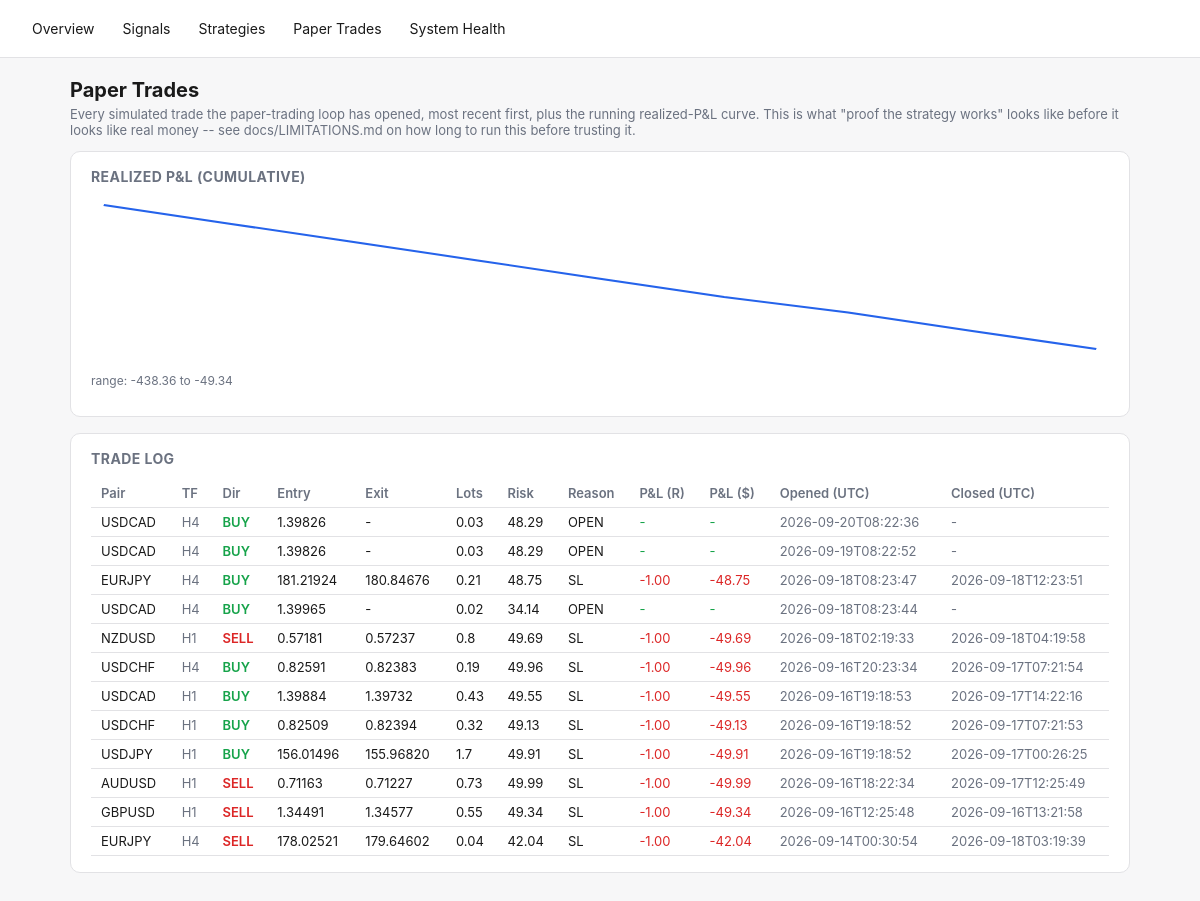
Screenshot of /paper-trades with the database file from the repository.
### tables this page shows
CREATE TABLE paper_trades (
    id INTEGER PRIMARY KEY AUTOINCREMENT,
    signal_id TEXT REFERENCES signals(id),
    pair TEXT NOT NULL,
    direction TEXT NOT NULL,
    entry_time TEXT NOT NULL,
    entry_price REAL NOT NULL,
    stop_loss REAL NOT NULL,
    take_profit REAL NOT NULL,
    lots REAL,                 -- position size at entry (fx_engine.position_sizing), if it could be computed
    risk_amount REAL,          -- dollar amount risked at entry, lots * stop_distance * pip_value
    exit_time TEXT,
    exit_price REAL,
    exit_reason TEXT,
    pnl_r REAL,
    pnl_amount REAL,           -- real dollar P&L = pnl_r * risk_amount (NULL if risk_amount unknown)
    created_at TEXT NOT NULL
, timeframe TEXT NOT NULL DEFAULT 'H4');

### fx_engine/dashboard.py (the view)
    @app.route("/paper-trades")
    def paper_trades_page():
        d = get_db()
        curve = d.paper_equity_curve()
        return render_template(
            "paper_trades.html", trades=d.recent_paper_trades(limit=200), curve=curve,
            svg_points=_equity_curve_svg_points(curve),
            curve_min=min((p["cumulative"] for p in curve), default=0.0),
            curve_max=max((p["cumulative"] for p in curve), default=0.0),
        )

### fx_engine/dashboard.py (called while the page is built)
def _equity_curve_svg_points(curve: list[dict], width: int = 640, height: int = 160, pad: int = 8) -> str:
    if len(curve) < 2:
        return ""
    values = [p["cumulative"] for p in curve]
    lo, hi = min(values), max(values)
    span = (hi - lo) or 1.0
    n = len(values)
    points = []
    for i, v in enumerate(values):
        x = pad + (i / (n - 1)) * (width - 2 * pad)
        y = pad + (1 - (v - lo) / span) * (height - 2 * pad)
        points.append(f"{x:.1f},{y:.1f}")
    return " ".join(points)

### fx_engine/db.py (called while the page is built)
    @contextmanager
    def _conn(self):
        conn = sqlite3.connect(self.path)
        conn.row_factory = sqlite3.Row
        try:
            yield conn
            conn.commit()
        finally:
            conn.close()

    def recent_paper_trades(self, limit: int = 100) -> list[dict]:
        with self._conn() as conn:
            rows = conn.execute(
                "SELECT * FROM paper_trades ORDER BY created_at DESC LIMIT ?", (limit,),
            ).fetchall()
        return [dict(r) for r in rows]

    def paper_equity_curve(self) -> list[dict]:
        with self._conn() as conn:
            rows = conn.execute(
                """SELECT exit_time, pnl_amount FROM paper_trades
                   WHERE exit_time IS NOT NULL AND pnl_amount IS NOT NULL
                   ORDER BY exit_time ASC"""
            ).fetchall()
        cumulative = 0.0
        curve = []
        for r in rows:
            cumulative += r["pnl_amount"]
            curve.append({"exit_time": r["exit_time"], "pnl_amount": r["pnl_amount"], "cumulative": cumulative})
        return curve

### fx_engine/templates/paper_trades.html (shortened to what this page needs)
{% extends "base.html" %}
{% block content %}
<h1>Paper Trades</h1>
<p class="lede">Every simulated trade the paper-trading loop has opened, most recent first, plus the running
realized-P&amp;L curve. This is what "proof the strategy works" looks like before it looks like real money -- see
docs/LIMITATIONS.md on how long to run this before trusting it.</p>
<div class="card">
  <h2>Realized P&amp;L (cumulative)</h2>
  {% if svg_points %}
  <svg viewBox="0 0 640 160" width="100%" height="160" preserveAspectRatio="none">
    <polyline points="{{ svg_points }}" fill="none" stroke="var(--accent)" stroke-width="2" />
  </svg>
  <p class="muted" style="font-size:12px;">range: {{ "%.2f"|format(curve_min) }} to {{ "%.2f"|format(curve_max) }}</p>
  {% else %}
  <p class="muted">Not enough closed trades yet for a curve (need at least 2).</p>
  {% endif %}
</div>
<div class="card">
  <h2>Trade Log</h2>
  <div class="overflow">
  <table>
    <tr>
      <th>Pair</th><th>TF</th><th>Dir</th><th>Entry</th><th>Exit</th><th>Lots</th><th>Risk</th>
      <th>Reason</th><th>P&amp;L (R)</th><th>P&amp;L ($)</th><th>Opened (UTC)</th><th>Closed (UTC)</th>
    </tr>
    {% for t in trades %}
    <tr>
      <td>{{ t.pair }}</td>
      <td class="muted">{{ t.timeframe or "H4" }}</td>
      <td class="{{ 'buy' if t.direction=='BUY' else 'sell' }}">{{ t.direction }}</td>
      <td>{{ "%.5f"|format(t.entry_price) }}</td>
      <td>{{ "%.5f"|format(t.exit_price) if t.exit_price is not none else "-" }}</td>
      <td>{{ t.lots if t.lots is not none else "-" }}</td>
      <td>{{ "%.2f"|format(t.risk_amount) if t.risk_amount is not none else "-" }}</td>
      <td>{{ t.exit_reason or "OPEN" }}</td>
      <td style="color:{{ 'var(--green)' if (t.pnl_r or 0) >= 0 else 'var(--red)' }}">
        {{ "%.2f"|format(t.pnl_r) if t.pnl_r is not none else "-" }}
      </td>
      <td style="color:{{ 'var(--green)' if (t.pnl_amount or 0) >= 0 else 'var(--red)' }}">
        {{ "%.2f"|format(t.pnl_amount) if t.pnl_amount is not none else "-" }}
      </td>
      <td class="muted">{{ t.entry_time[:19] }}</td>
      <td class="muted">{{ t.exit_time[:19] if t.exit_time else "-" }}</td>
    </tr>
    {% else %}
    <tr><td colspan="12" class="muted">No paper trades yet -- run `python -m fx_engine.main paper --once`.</td></tr>
    {% endfor %}
  </table>
  </div>
</div>
{% endblock %}

### fx_engine/templates/base.html (style rules this page uses)
:root { --bg:#f7f7f8; --fg:#1a1a1a; --card:#ffffff; --border:#e2e2e5; --accent:#2563eb; --green:#16a34a; --red:#dc2626; --amber:#d97706; --muted:#6b7280; }
* { box-sizing: border-box; }
body { margin:0; font-family:-apple-system,BlinkMacSystemFont,"Segoe UI",sans-serif; background:var(--bg); color:var(--fg); }
.card { background:var(--card); border:1px solid var(--border); border-radius:10px; padding:16px 20px; margin-bottom:16px; }
table { width:100%; border-collapse:collapse; font-size:13px; }
th, td { text-align:left; padding:6px 10px; border-bottom:1px solid var(--border); white-space:nowrap; }
th { color:var(--muted); font-weight:600; }
.buy { color:var(--green); font-weight:600; }
.sell { color:var(--red); font-weight:600; }
.muted { color:var(--muted); }
h1 { font-size:20px; margin:0 0 4px; }
h2 { font-size:14px; margin:0 0 12px; color:var(--muted); text-transform:uppercase; letter-spacing:.03em; }
p.lede { color:var(--muted); font-size:13px; margin-top:0; }
.overflow { overflow-x:auto; }

### rows the page displays
paper_trades: pair "USDCAD", timeframe "H4", direction "BUY", entry_price "1.39826", exit_price "-", lots "0.03", risk_amount "48.29", exit_reason "OPEN", pnl_r "-", pnl_amount "-", entry_time "2026-09-20T08:22:36", exit_time "-"
paper_trades: pair "USDCAD", timeframe "H4", direction "BUY", entry_price "1.39826", exit_price "-", lots "0.03", risk_amount "48.29", exit_reason "OPEN", pnl_r "-", pnl_amount "-", entry_time "2026-09-19T08:22:52", exit_time "-"
paper_trades: pair "EURJPY", timeframe "H4", direction "BUY", entry_price "181.21924", exit_price "180.84676", lots "0.21", risk_amount "48.75", exit_reason "SL", pnl_r "-1.00", pnl_amount "-48.75", entry_time "2026-09-18T08:23:47", exit_time "2026-09-18T12:23:51"
paper_trades: pair "USDCAD", timeframe "H4", direction "BUY", entry_price "1.39965", exit_price "-", lots "0.02", risk_amount "34.14", exit_reason "OPEN", pnl_r "-", pnl_amount "-", entry_time "2026-09-18T08:23:44", exit_time "-"
paper_trades: pair "NZDUSD", timeframe "H1", direction "SELL", entry_price "0.57181", exit_price "0.57237", lots "0.8", risk_amount "49.69", exit_reason "SL", pnl_r "-1.00", pnl_amount "-49.69", entry_time "2026-09-18T02:19:33", exit_time "2026-09-18T04:19:58"
paper_trades: pair "USDCHF", timeframe "H4", direction "BUY", entry_price "0.82591", exit_price "0.82383", lots "0.19", risk_amount "49.96", exit_reason "SL", pnl_r "-1.00", pnl_amount "-49.96", entry_time "2026-09-16T20:23:34", exit_time "2026-09-17T07:21:54"
paper_trades: pair "USDCAD", timeframe "H1", direction "BUY", entry_price "1.39884", exit_price "1.39732", lots "0.43", risk_amount "49.55", exit_reason "SL", pnl_r "-1.00", pnl_amount "-49.55", entry_time "2026-09-16T19:18:53", exit_time "2026-09-17T14:22:16"
paper_trades: pair "USDCHF", timeframe "H1", direction "BUY", entry_price "0.82509", exit_price "0.82394", lots "0.32", risk_amount "49.13", exit_reason "SL", pnl_r "-1.00", pnl_amount "-49.13", entry_time "2026-09-16T19:18:52", exit_time "2026-09-17T07:21:53"
paper_trades: pair "USDJPY", timeframe "H1", direction "BUY", entry_price "156.01496", exit_price "155.96820", lots "1.7", risk_amount "49.91", exit_reason "SL", pnl_r "-1.00", pnl_amount "-49.91", entry_time "2026-09-16T19:18:52", exit_time "2026-09-17T00:26:25"
paper_trades: pair "AUDUSD", timeframe "H1", direction "SELL", entry_price "0.71163", exit_price "0.71227", lots "0.73", risk_amount "49.99", exit_reason "SL", pnl_r "-1.00", pnl_amount "-49.99", entry_time "2026-09-16T18:22:34", exit_time "2026-09-17T12:25:49"
paper_trades: pair "GBPUSD", timeframe "H1", direction "SELL", entry_price "1.34491", exit_price "1.34577", lots "0.55", risk_amount "49.34", exit_reason "SL", pnl_r "-1.00", pnl_amount "-49.34", entry_time "2026-09-16T12:25:48", exit_time "2026-09-16T13:21:58"
paper_trades: pair "EURJPY", timeframe "H4", direction "SELL", entry_price "178.02521", exit_price "179.64602", lots "0.04", risk_amount "42.04", exit_reason "SL", pnl_r "-1.00", pnl_amount "-42.04", entry_time "2026-09-14T00:30:54", exit_time "2026-09-18T03:19:39"

### other values shown
{{ "%.2f"|format(curve_min) }} "-438.36"
{{ "%.2f"|format(curve_max) }} "-49.34"
